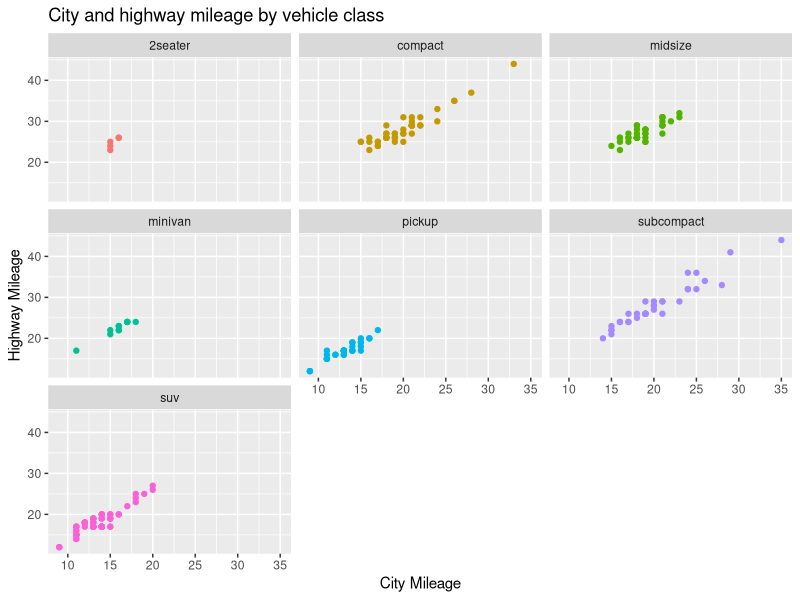

This chart was generated by the following R code:
# Practice Exercise 4. 
#
# Again, create a scatterplot using the mpg data that plots the city mileage 
# against the highway mileage; the colour of the dots should correspond to the 
# class of drive (e.g., compact). 
#
# For this exercise you should break the plot into separate facets, one for 
# each vehicle class. Make sure you add a sensible x-axis label, y-axis label
# and chart title. When you look at the resulting plot you should see that 
# it is redundant: the legend on the right hand side is unnecessary because
# the panels all have individual titles. See if you can get rid of the 
# legend entirely. (Hint: you may need to google to find the answer to this)

# Solution to practice exercise 4 of the data visualisation component
# Author: Danielle Navarro (d.navarro@unsw.edu.au)
# Date: 11 March 2020

# load packages
library(tidyverse)

# create plot
picture_04 <- ggplot(
  data = mpg,
  mapping = aes(
    x = cty, 
    y = hwy,
    colour = class
  )
) +
  geom_point(aes(colour = class), show.legend = FALSE) + 
  facet_wrap(vars(class)) + 
  xlab("City Mileage") + 
  ylab("Highway Mileage") + 
  ggtitle("City and highway mileage by vehicle class") 

# draw the plot
print(picture_04)